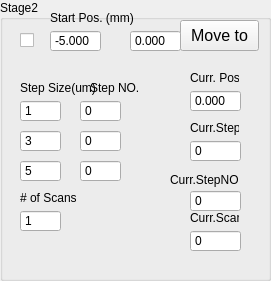
   <widget class="QGroupBox" name="stage2Group">
    <property name="geometry">
     <rect>
      <x>290</x>
      <y>280</y>
      <width>271</width>
      <height>281</height>
     </rect>
    </property>
    <property name="title">
     <string>Stage2</string>
    </property>
    <widget class="QDoubleSpinBox" name="iPos2">
     <property name="geometry">
      <rect>
       <x>50</x>
       <y>30</y>
       <width>51</width>
       <height>22</height>
      </rect>
     </property>
     <property name="buttonSymbols">
      <enum>QAbstractSpinBox::ButtonSymbols::NoButtons</enum>
     </property>
     <property name="decimals">
      <number>3</number>
     </property>
     <property name="minimum">
      <double>-50.000000000000000</double>
     </property>
     <property name="maximum">
      <double>50.000000000000000</double>
     </property>
     <property name="value">
      <double>-5.000000000000000</double>
     </property>
    </widget>
    <widget class="QSpinBox" name="stage2Step2">
     <property name="geometry">
      <rect>
       <x>20</x>
       <y>130</y>
       <width>41</width>
       <height>22</height>
      </rect>
     </property>
     <property name="buttonSymbols">
      <enum>QAbstractSpinBox::ButtonSymbols::NoButtons</enum>
     </property>
     <property name="minimum">
      <number>-10000</number>
     </property>
     <property name="maximum">
      <number>10000</number>
     </property>
     <property name="value">
      <number>3</number>
     </property>
     <property name="mytype" stdset="0">
      <string>intNO</string>
     </property>
    </widget>
    <widget class="QPushButton" name="stage2MoveTo">
     <property name="geometry">
      <rect>
       <x>180</x>
       <y>20</y>
       <width>79</width>
       <height>31</height>
      </rect>
     </property>
     <property name="font">
      <font>
       <pointsize>12</pointsize>
      </font>
     </property>
     <property name="text">
      <string>Move to</string>
     </property>
    </widget>
    <widget class="QSpinBox" name="stage2Step2NO">
     <property name="geometry">
      <rect>
       <x>80</x>
       <y>130</y>
       <width>41</width>
       <height>22</height>
      </rect>
     </property>
     <property name="buttonSymbols">
      <enum>QAbstractSpinBox::ButtonSymbols::NoButtons</enum>
     </property>
     <property name="maximum">
      <number>10000</number>
     </property>
     <property name="value">
      <number>0</number>
     </property>
     <property name="mytype" stdset="0">
      <string>intNO</string>
     </property>
    </widget>
    <widget class="QSpinBox" name="stage2Step1">
     <property name="geometry">
      <rect>
       <x>20</x>
       <y>100</y>
       <width>41</width>
       <height>22</height>
      </rect>
     </property>
     <property name="buttonSymbols">
      <enum>QAbstractSpinBox::ButtonSymbols::NoButtons</enum>
     </property>
     <property name="minimum">
      <number>-10000</number>
     </property>
     <property name="maximum">
      <number>10000</number>
     </property>
     <property name="value">
      <number>1</number>
     </property>
     <property name="mytype" stdset="0">
      <string>intNO</string>
     </property>
    </widget>
    <widget class="QSpinBox" name="stage2Step1NO">
     <property name="geometry">
      <rect>
       <x>80</x>
       <y>100</y>
       <width>41</width>
       <height>22</height>
      </rect>
     </property>
     <property name="buttonSymbols">
      <enum>QAbstractSpinBox::ButtonSymbols::NoButtons</enum>
     </property>
     <property name="maximum">
      <number>10000</number>
     </property>
     <property name="value">
      <number>0</number>
     </property>
     <property name="mytype" stdset="0">
      <string>intNO</string>
     </property>
    </widget>
    <widget class="QSpinBox" name="stage2Step3NO">
     <property name="geometry">
      <rect>
       <x>80</x>
       <y>160</y>
       <width>41</width>
       <height>22</height>
      </rect>
     </property>
     <property name="buttonSymbols">
      <enum>QAbstractSpinBox::ButtonSymbols::NoButtons</enum>
     </property>
     <property name="maximum">
      <number>10000</number>
     </property>
     <property name="value">
      <number>0</number>
     </property>
     <property name="mytype" stdset="0">
      <string>intNO</string>
     </property>
    </widget>
    <widget class="QSpinBox" name="stage2Step3">
     <property name="geometry">
      <rect>
       <x>20</x>
       <y>160</y>
       <width>41</width>
       <height>22</height>
      </rect>
     </property>
     <property name="buttonSymbols">
      <enum>QAbstractSpinBox::ButtonSymbols::NoButtons</enum>
     </property>
     <property name="minimum">
      <number>-10000</number>
     </property>
     <property name="maximum">
      <number>10000</number>
     </property>
     <property name="value">
      <number>5</number>
     </property>
     <property name="mytype" stdset="0">
      <string>intNO</string>
     </property>
    </widget>
    <widget class="QDoubleSpinBox" name="stage2SetPos">
     <property name="geometry">
      <rect>
       <x>130</x>
       <y>30</y>
       <width>51</width>
       <height>22</height>
      </rect>
     </property>
     <property name="buttonSymbols">
      <enum>QAbstractSpinBox::ButtonSymbols::NoButtons</enum>
     </property>
     <property name="decimals">
      <number>3</number>
     </property>
     <property name="minimum">
      <double>-50.000000000000000</double>
     </property>
     <property name="maximum">
      <double>50.000000000000000</double>
     </property>
    </widget>
    <widget class="QSpinBox" name="scanRepNO2">
     <property name="geometry">
      <rect>
       <x>20</x>
       <y>210</y>
       <width>41</width>
       <height>22</height>
      </rect>
     </property>
     <property name="buttonSymbols">
      <enum>QAbstractSpinBox::ButtonSymbols::NoButtons</enum>
     </property>
     <property name="minimum">
      <number>1</number>
     </property>
     <property name="mytype" stdset="0">
      <string>intNO</string>
     </property>
    </widget>
    <widget class="QDoubleSpinBox" name="stage2CurrPos">
     <property name="geometry">
      <rect>
       <x>190</x>
       <y>90</y>
       <width>51</width>
       <height>22</height>
      </rect>
     </property>
     <property name="buttonSymbols">
      <enum>QAbstractSpinBox::ButtonSymbols::NoButtons</enum>
     </property>
     <property name="decimals">
      <number>3</number>
     </property>
     <property name="minimum">
      <double>-50.000000000000000</double>
     </property>
    </widget>
    <widget class="QSpinBox" name="stage2CurrStep">
     <property name="geometry">
      <rect>
       <x>190</x>
       <y>140</y>
       <width>51</width>
       <height>22</height>
      </rect>
     </property>
     <property name="buttonSymbols">
      <enum>QAbstractSpinBox::ButtonSymbols::NoButtons</enum>
     </property>
     <property name="maximum">
      <number>10000</number>
     </property>
     <property name="mytype" stdset="0">
      <string>intNO</string>
     </property>
    </widget>
    <widget class="QSpinBox" name="stage2CurrStepNO">
     <property name="geometry">
      <rect>
       <x>190</x>
       <y>190</y>
       <width>51</width>
       <height>22</height>
      </rect>
     </property>
     <property name="buttonSymbols">
      <enum>QAbstractSpinBox::ButtonSymbols::NoButtons</enum>
     </property>
     <property name="mytype" stdset="0">
      <string>intNO</string>
     </property>
    </widget>
    <widget class="QLabel" name="label_13">
     <property name="geometry">
      <rect>
       <x>190</x>
       <y>120</y>
       <width>49</width>
       <height>16</height>
      </rect>
     </property>
     <property name="text">
      <string>Curr.Step</string>
     </property>
     <property name="mytype" stdset="0">
      <string>label</string>
     </property>
    </widget>
    <widget class="QLabel" name="label_4">
     <property name="geometry">
      <rect>
       <x>190</x>
       <y>70</y>
       <width>49</width>
       <height>16</height>
      </rect>
     </property>
     <property name="text">
      <string>Curr. Pos.</string>
     </property>
     <property name="mytype" stdset="0">
      <string>label</string>
     </property>
    </widget>
    <widget class="QLabel" name="label_14">
     <property name="geometry">
      <rect>
       <x>190</x>
       <y>210</y>
       <width>49</width>
       <height>16</height>
      </rect>
     </property>
     <property name="text">
      <string>Curr.Scan</string>
     </property>
     <property name="mytype" stdset="0">
      <string>label</string>
     </property>
    </widget>
    <widget class="QLabel" name="label_27">
     <property name="geometry">
      <rect>
       <x>90</x>
       <y>80</y>
       <width>61</width>
       <height>16</height>
      </rect>
     </property>
     <property name="text">
      <string>Step NO.</string>
     </property>
     <property name="mytype" stdset="0">
      <string>label</string>
     </property>
    </widget>
    <widget class="QLabel" name="label_28">
     <property name="geometry">
      <rect>
       <x>20</x>
       <y>190</y>
       <width>61</width>
       <height>16</height>
      </rect>
     </property>
     <property name="text">
      <string># of Scans</string>
     </property>
     <property name="mytype" stdset="0">
      <string>label</string>
     </property>
    </widget>
    <widget class="QLabel" name="label_29">
     <property name="geometry">
      <rect>
       <x>20</x>
       <y>80</y>
       <width>81</width>
       <height>16</height>
      </rect>
     </property>
     <property name="text">
      <string>Step Size(um)</string>
     </property>
     <property name="mytype" stdset="0">
      <string>label</string>
     </property>
    </widget>
    <widget class="QLabel" name="label_30">
     <property name="geometry">
      <rect>
       <x>50</x>
       <y>10</y>
       <width>91</width>
       <height>16</height>
      </rect>
     </property>
     <property name="text">
      <string>Start Pos. (mm)</string>
     </property>
     <property name="mytype" stdset="0">
      <string>label</string>
     </property>
    </widget>
    <widget class="QCheckBox" name="activeStage2">
     <property name="geometry">
      <rect>
       <x>20</x>
       <y>30</y>
       <width>21</width>
       <height>20</height>
      </rect>
     </property>
     <property name="toolTip">
      <string>Active Instrument?</string>
     </property>
     <property name="text">
      <string/>
     </property>
     <property name="checked">
      <bool>false</bool>
     </property>
     <property name="mytype" stdset="0">
      <string>checkbox</string>
     </property>
    </widget>
    <widget class="QSpinBox" name="stage2CurrScan">
     <property name="geometry">
      <rect>
       <x>190</x>
       <y>230</y>
       <width>51</width>
       <height>22</height>
      </rect>
     </property>
     <property name="buttonSymbols">
      <enum>QAbstractSpinBox::ButtonSymbols::NoButtons</enum>
     </property>
     <property name="mytype" stdset="0">
      <string>intNO</string>
     </property>
    </widget>
    <widget class="QLabel" name="label_38">
     <property name="geometry">
      <rect>
       <x>170</x>
       <y>170</y>
       <width>71</width>
       <height>20</height>
      </rect>
     </property>
     <property name="text">
      <string>Curr.StepNO</string>
     </property>
     <property name="mytype" stdset="0">
      <string>label</string>
     </property>
    </widget>
   </widget>
